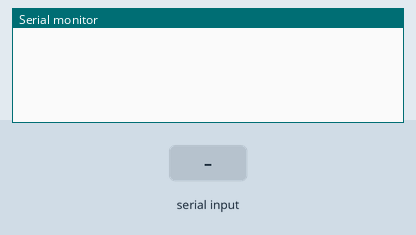
Simulated run of this program. Board: ESP32-S3. On the bench: the last lines printed to the serial monitor. The inputs (shaded band) are chosen by the test bench.

Above: at 1.2 s.
1.3 s: "GUSTAVO\n" received over Serial
At 1.9 s:
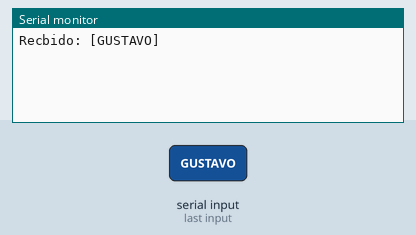
2.8 s: "1\n" received over Serial
At 4.2 s:
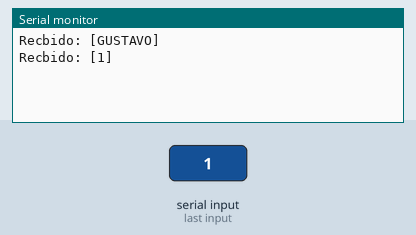

Measured:
- after the input at 1.3 s, the serial monitor: prints a new line at once (image 1)
- after the input at 2.8 s, the serial monitor: prints a new line at once (image 2)

The program:

main.cpp
```cpp
#include <Arduino.h>

void funcaoBloquante() ;
void funcaoNaoBloqueante();
void processarFrase(char* texto);


void setup()
{
  Serial.begin(115200);

  //? o metodo readStringUntil espera no maximo por carcter esse tempo(ms) pelo '\n'
  Serial.setTimeout(2000);
  Serial.println();


}

void loop()
{
  funcaoNaoBloqueante();

}

void funcaoNaoBloqueante()
{
  const int TAMANHO_MAX = 50;  //? TAMANHO DO VETOR QUE INCLUI '\0 '
   static char frase[TAMANHO_MAX];
   static int position = 0;


   while(Serial.available() > 0)
   {
    char c = Serial.read();

    if(c == '\r') continue;
    //? o continue pula o restante do while() naquela volta e passa para leitura
    //? odo proximo caractere. O '\r'é lido e simplesmente descartado, sem entrar no vetor

    if(c== '\n')
    {

      frase[position] = '\0';
      if(position > 0) processarFrase(frase);
      position = 0;
    }

    else if(position < TAMANHO_MAX - 1)
    {
      frase[position] = c;
      position++;
    }
   }

}
//? VERMELHO, VERDE ,  AZUL , BRANCO, DESLIGA
//? RGB  r g b  (ex.: RGB 255 180 5 )
//? BRILHO n (0 a 100%)

void processarFrase(char* texto)
{
    Serial.printf("Recbido: [%s]\n\r" , texto);

    char* comando = texto;
    char* parametro = NULL; //? '\0

    char* espaco = strchr(texto, ' '); //* procura pelo primeiro espaço no texto

    if(espaco != NULL)
    {
      *espaco = '\0';  //* substitui o espaço por um '\0'
      parametro  = espaco + 1;

    }

    if(strcasecmp(comando, "VERMELHO") == 0)
    {


    }

    else if(strcasecmp(comando, "VERDE") == 0)
    {

    }
    else if(strcasecmp(comando, "AZUL") == 0)
    {

    }
    else if(strcasecmp(comando, "BRANCO") == 0)
    {

    }
    else if(strcasecmp(comando, "DESLIGA") == 0)
    {

    }
    else if(strcasecmp(comando, "RGB") == 0)
    {

    }
    else if(strcasecmp(comando, "BRILHO") == 0)
    {

    }
    else
    {

    }


//     if(strcmp(texto , "ola") == 0)
//     {
//       Serial.println("Ola para voce tambem");
//     }
// }


}

void funcaoBloquante()
{
  //? available() diz quantos bytes já chegaram e estao esperando leitura
  if(Serial.available() > 0)
  {
    String texto = Serial.readStringUntil('\n') ; //! FUNCAO BLOQUANTE

    //? trim() remove do fim do texto os espaços, '\r' , '\t' , '\n' que alguns terminaris enviam
    texto.trim();

    if(texto.length() == 0) return;
    Serial.printf("Seu nome é %s\n\r" , texto.c_str() );

    String textoMaiusculas = texto;
    textoMaiusculas.toUpperCase();

    if(textoMaiusculas == "GUSTAVO")
    Serial.println("Esse é o seu nome correto. ");

  }

}
```
